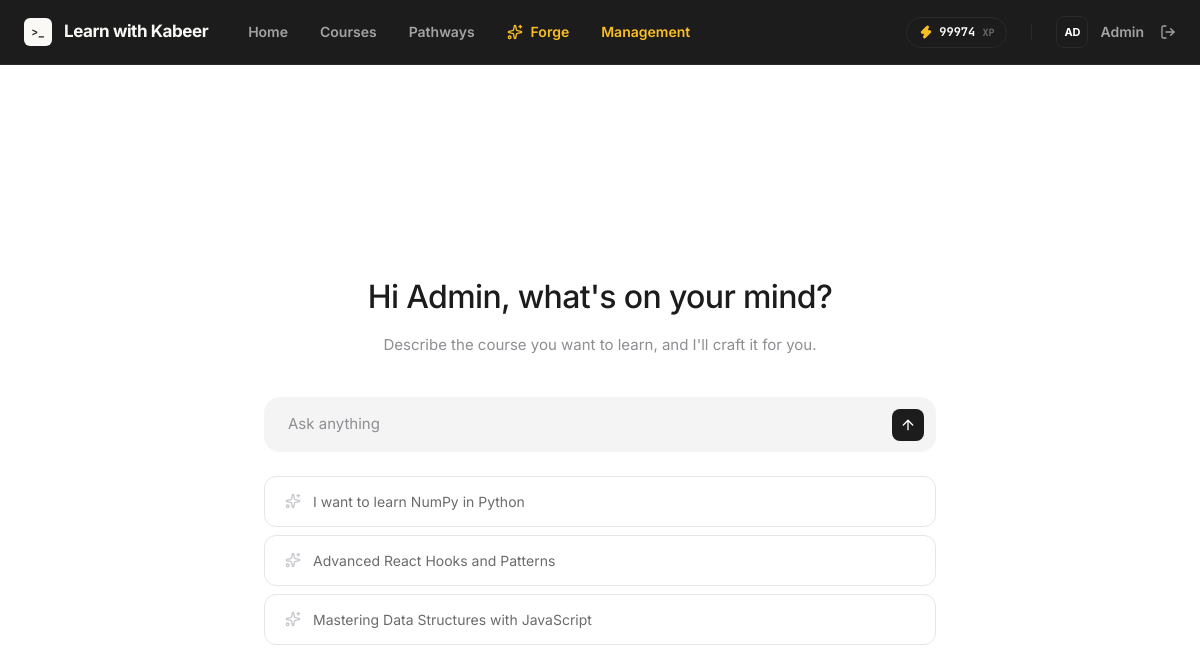
The page /cod (signed in) on the database its author committed.
### tables this page shows
CREATE TABLE users (
            id INTEGER PRIMARY KEY AUTOINCREMENT,
            name TEXT NOT NULL,
            email TEXT NOT NULL UNIQUE,
            password_hash TEXT NOT NULL,
            is_admin INTEGER NOT NULL DEFAULT 0,
            created_at TEXT NOT NULL DEFAULT CURRENT_TIMESTAMP,
            total_xp INTEGER NOT NULL DEFAULT 0
        , is_pro INTEGER NOT NULL DEFAULT 0);

### app.py (the view)
@app.route("/cod")
@login_required
def cod_interface():
    if 'cod_state' not in session or request.args.get('reset'):
        session['cod_state'] = {
            'history': [], # List of {"role": "user/assistant", "content": "..."}
            'pending_course': None,
            'total_cost': 0
        }
    return render_template("lessons/cod.html")

### app.py (called while the page is built)
def login_required(view):
    @wraps(view)
    def wrapped_view(**kwargs):
        if g.user is None:
            flash("Sign in to save your progress.", "info")
            return redirect(url_for("login", next=request.path))
        return view(**kwargs)
    return wrapped_view

@app.before_request
def load_logged_in_user():
    user_id = session.get("user_id")
    g.user = database.get_user_by_id(user_id) if user_id else None

@app.context_processor
def inject_template_helpers():
    return {
        "current_user": g.get("user"),
        "lesson_url": lesson_url,
    }

### database.py (called while the page is built)
def get_db():
    if "db" not in g:
        g.db = sqlite3.connect(current_app.config["DATABASE"])
        g.db.row_factory = sqlite3.Row
        g.db.execute("PRAGMA foreign_keys = ON")
    return g.db

def get_user_by_id(user_id):
    return get_db().execute("SELECT * FROM users WHERE id = ?", (user_id,)).fetchone()

### templates/lessons/cod.html (shortened to what this page needs)
{% extends "base.html" %}
{% block content %}
<main id="cod-container" class="state-initial flex-1 overflow-hidden bg-white font-sans selection:bg-[#1C1C1C] selection:text-white h-[calc(100vh-64px)] flex flex-col transition-all duration-700">
    <div id="interaction-area" class="flex-1 flex flex-col items-center justify-center px-6 transition-all duration-700 ease-in-out">
        <div id="initial-content" class="w-full max-w-2xl text-center transition-all duration-500">
            <h1 class="mb-3 text-[32px] font-medium tracking-[-0.02em] text-[#1C1C1C]">
                Hi {{ current_user['name'].split(' ')[0] }}, what's on your mind?
            </h1>
            <p class="mb-10 text-[15px] text-[#8E8E93] font-normal leading-relaxed">
                Describe the course you want to learn, and I'll craft it for you.
            </p>
        </div>
        <div id="input-wrapper" class="w-full max-w-2xl transition-all duration-700 ease-in-out">
            <form id="chatForm" class="relative group">
                <div class="relative flex items-center rounded-2xl bg-[#F4F4F5] transition-all duration-200 focus-within:bg-[#EBEBED] focus-within:ring-1 focus-within:ring-[#D4D4D8]">
                    <input type="text" id="userInput" autocomplete="off" placeholder="Ask anything"
                        class="w-full bg-transparent px-6 py-4 pr-14 text-[15px] font-normal text-[#1C1C1C] outline-none placeholder:text-[#8E8E93]">
                    <button type="submit" id="sendBtn" class="absolute right-3 flex h-8 w-8 items-center justify-center rounded-lg bg-[#1C1C1C] text-white transition-all hover:bg-black active:scale-95 disabled:opacity-20 disabled:cursor-not-allowed">
                        <i data-lucide="arrow-up" class="h-4 w-4"></i>
                    </button>
                </div>
            </form>
            <div id="suggestions" class="mt-6 flex flex-col gap-2 transition-all duration-500">
                <button onclick="useSuggestion(this)" class="suggestion-chip group flex items-center gap-3 rounded-xl border border-[#E5E5EA] bg-white px-5 py-3.5 text-left transition-all hover:bg-[#F9F9FB] hover:border-[#D1D1D6] active:scale-[0.99]">
                    <i data-lucide="sparkles" class="h-4 w-4 text-[#C7C7CC] transition-colors group-hover:text-[#8E8E93]"></i>
                    <span class="text-[14px] font-normal text-[#6B6B6B] group-hover:text-[#1C1C1C] transition-colors">I want to learn NumPy in Python</span>
                </button>
                <button onclick="useSuggestion(this)" class="suggestion-chip group flex items-center gap-3 rounded-xl border border-[#E5E5EA] bg-white px-5 py-3.5 text-left transition-all hover:bg-[#F9F9FB] hover:border-[#D1D1D6] active:scale-[0.99]">
                    <i data-lucide="sparkles" class="h-4 w-4 text-[#C7C7CC] transition-colors group-hover:text-[#8E8E93]"></i>
                    <span class="text-[14px] font-normal text-[#6B6B6B] group-hover:text-[#1C1C1C] transition-colors">Advanced React Hooks and Patterns</span>
                </button>
                <button onclick="useSuggestion(this)" class="suggestion-chip group flex items-center gap-3 rounded-xl border border-[#E5E5EA] bg-white px-5 py-3.5 text-left transition-all hover:bg-[#F9F9FB] hover:border-[#D1D1D6] active:scale-[0.99]">
                    <i data-lucide="sparkles" class="h-4 w-4 text-[#C7C7CC] transition-colors group-hover:text-[#8E8E93]"></i>
                    <span class="text-[14px] font-normal text-[#6B6B6B] group-hover:text-[#1C1C1C] transition-colors">Mastering Data Structures with JavaScript</span>
                </button>
            </div>
        </div>
    </div>
</main>
{% endblock %}

### templates/base.html (shortened to what this page needs)
<!DOCTYPE html>
<html lang="en">
<head>
    <script src="https://cdn.tailwindcss.com?plugins=typography"></script>
</head>
<body class="h-screen overflow-hidden bg-gray-50 text-gray-900 font-sans antialiased flex flex-col">
    <nav class="sticky top-0 z-50 flex-none border-b border-[#2A2A2A] bg-[#1C1C1C] px-6 transition-all duration-300">
        <div class="mx-auto flex h-16 max-w-6xl items-center justify-between">
            <div class="flex items-center gap-10">
                <a href="/" class="flex items-center gap-3 group" aria-label="Learn with Kabeer home">
                    <div class="flex h-7 w-7 items-center justify-center rounded-[6px] bg-[#FAF9F6] font-mono text-[11px] font-bold text-[#1C1C1C] transition-transform duration-200 group-hover:scale-105">
                        &gt;_
                    </div>
                    <span class="font-sans text-[17px] font-bold tracking-tight text-[#FAF9F6]">Learn with Kabeer</span>
                </a>
                <div class="hidden items-center gap-8 text-sm font-semibold text-[#A3A3A3] md:flex">
                    {% if current_user %}
                        <a href="{{ url_for('home') }}" class="transition-colors hover:text-[#FAF9F6] {% if request.endpoint == 'home' %}text-[#FAF9F6]{% endif %}">Home</a>
                        <a href="{{ url_for('courses') }}" class="transition-colors hover:text-[#FAF9F6] {% if request.endpoint == 'courses' %}text-[#FAF9F6]{% endif %}">Courses</a>
                        <a href="{{ url_for('career_paths') }}" class="transition-colors hover:text-[#FAF9F6] {% if request.endpoint == 'career_paths' %}text-[#FAF9F6]{% endif %}">Pathways</a>
                        <a href="{{ url_for('cod_interface') }}" class="flex items-center gap-2 text-amber-400 transition-colors hover:text-amber-300 {% if request.endpoint == 'cod_interface' %}text-amber-300{% endif %}">
                            <i data-lucide="sparkles" class="h-4 w-4"></i>
                            <span>Forge</span>
                        </a>
                        {% if current_user['is_admin'] %}
                            <a href="{{ url_for('admin_dashboard') }}" class="text-amber-400 transition-colors hover:text-amber-300 ">Management</a>
                        {% endif %}
                    {% endif %}
                </div>
            </div>
            <div class="flex items-center gap-6">
                <div class="flex items-center gap-6 text-sm font-semibold text-[#A3A3A3]">
                    {% if current_user %}
                        <div class="hidden items-center gap-4 md:flex">
                            <div class="xp-pill flex items-center gap-1.5 rounded-full border border-[#2A2A2A] bg-[#1C1C1C] px-3 py-1.5 shadow-inner transition-all duration-300">
                                <i data-lucide="zap" class="h-3.5 w-3.5 fill-amber-400 text-amber-400"></i>
                                <span class="font-mono text-xs font-bold text-white"><span class="xp-value">{{ current_user['total_xp'] }}</span> <span class="text-[10px] text-[#6B6B6B]">XP</span></span>
                            </div>
                        </div>
                        <div class="flex items-center gap-4">
                            <a href="{{ url_for('settings') }}" class="group flex items-center gap-3 transition-colors hover:text-white">
                                <div class="flex h-8 w-8 items-center justify-center rounded-lg border border-[#2A2A2A] bg-[#1C1C1C] text-[11px] font-bold text-white transition-all group-hover:border-white/20">
                                    {{ current_user['name'][:2].upper() }}
                                </div>
                                <span class="text-sm font-semibold">{{ current_user["name"].split(' ')[0] }}</span>
                            </a>
                            <form action="{{ url_for('logout') }}" method="post" class="inline">
                                <button type="submit" class="flex items-center gap-2 transition-colors hover:text-[#FAF9F6]" title="Sign Out">
                                    <i data-lucide="log-out" class="h-4 w-4"></i>
                                </button>
                            </form>
                        </div>
                    {% endif %}
                </div>
            </div>
        </div>
    </nav>
    {% block content %}{% endblock %}
</body>
</html>

### templates/base.html (style rules this page uses)
html { scroll-behavior: smooth; font-feature-settings: "ss03", "cv11"; }

### templates/lessons/cod.html (style rules this page uses)
.suggestion-chip { animation: chip-in 0.4s cubic-bezier(0.16, 1, 0.3, 1) forwards; opacity: 0; }
.suggestion-chip:nth-child(1) { animation-delay: 0.1s; }
.suggestion-chip:nth-child(2) { animation-delay: 0.2s; }
.suggestion-chip:nth-child(3) { animation-delay: 0.3s; }

### rows shown on the page
users: total_xp "99974", name "AD", name "Admin"
